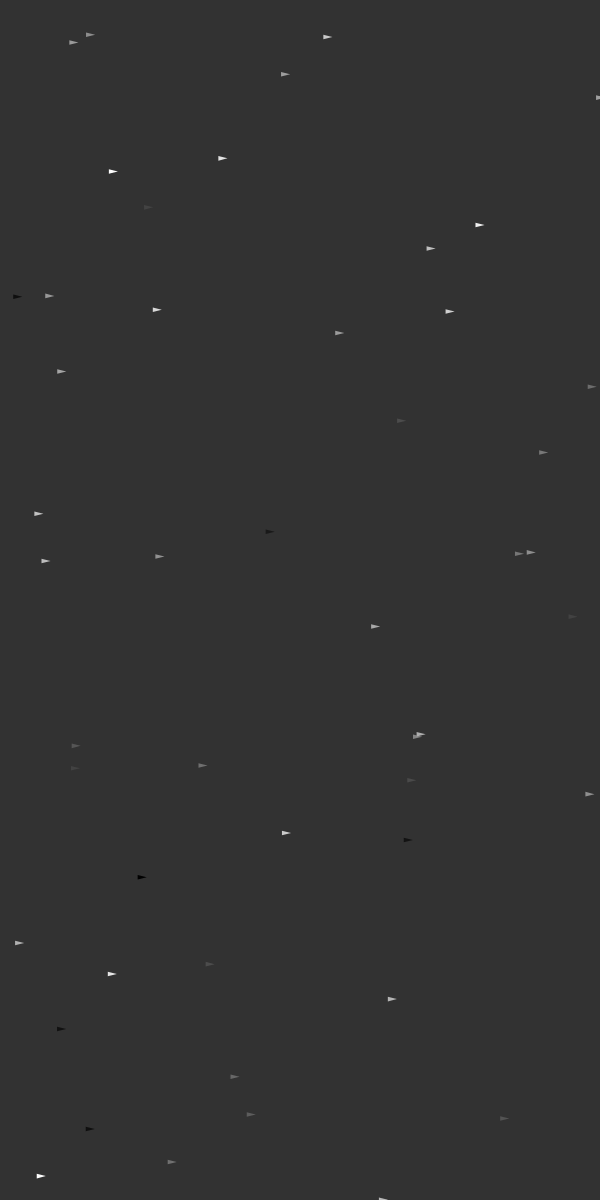
Frame 1 (no input)
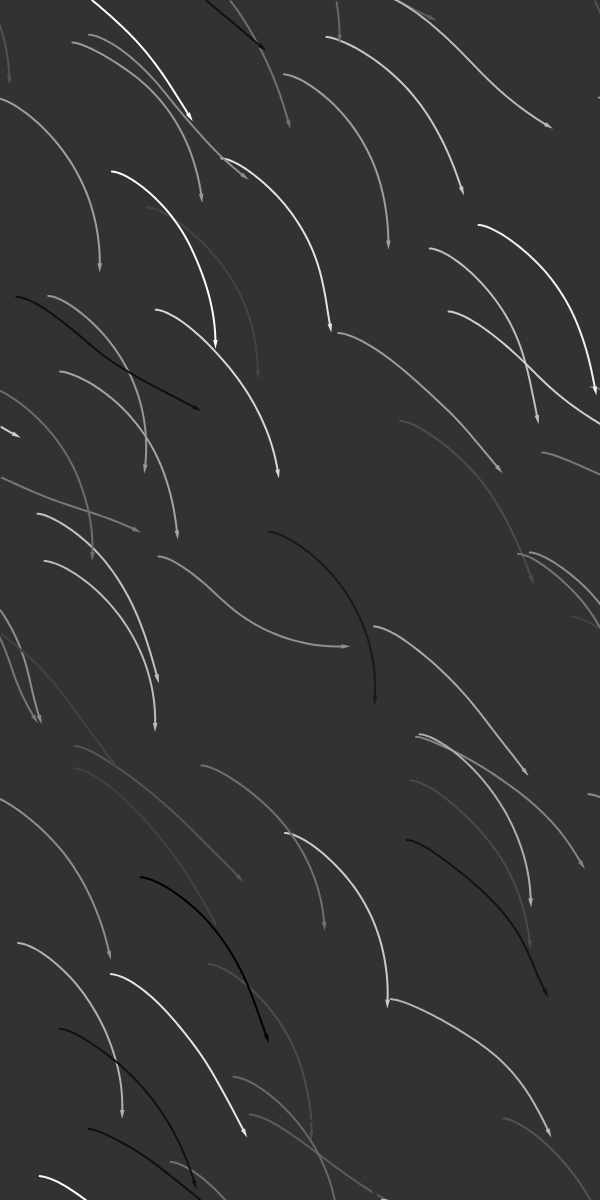
Frame 60 (no input)
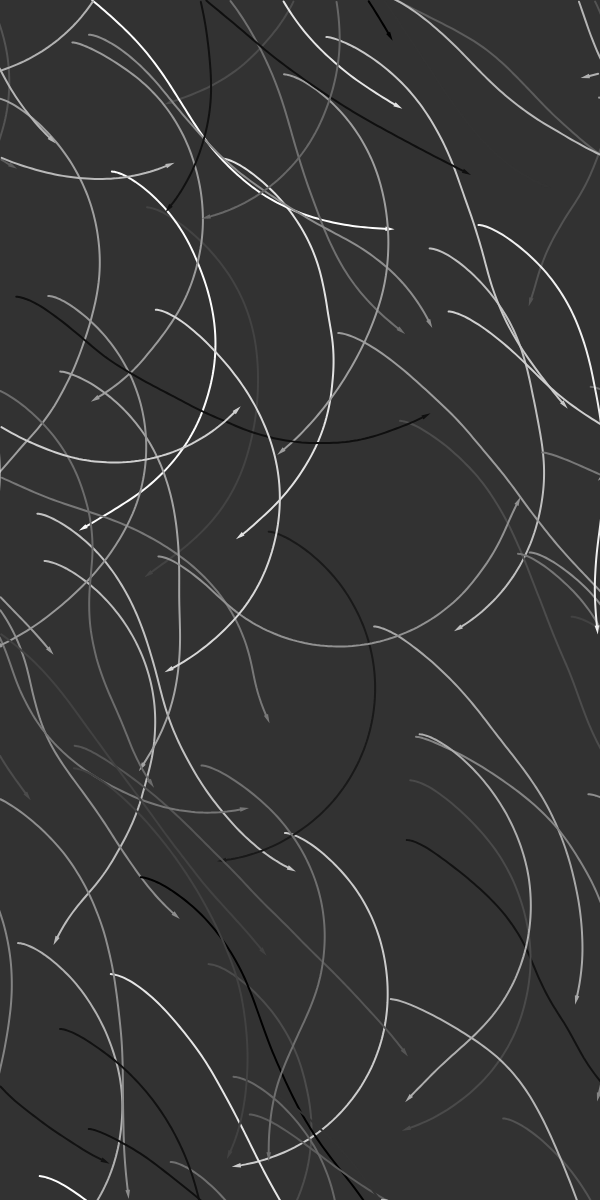
Frame 120 (the mouse pressed at the canvas centre since frame 60)

The p5.js sketch that drew these frames (run headless with seeded random() and noise() and a simulated clock; from frame 60 on, the mouse is pressed at the canvas centre):

// p5.js sketch
// ── sketch.js
let walkers =[];

function setup() {
  createCanvas(600, 1200);

  for(let i =0; i < 50; i++){
walkers.push(new Walker());
  }
  
  background(50);
}

function draw() {
  background(50);
  for(let walker of walkers){  
  walker.update();
  walker.wander()  
  walker.borders()
  walker.display();


  }
  
}
// ── walker.js
class Walker {
    constructor() {
      this.pos = createVector(random(width), random(height));
      this.vel= createVector(1, 0)
      this.acc = createVector(0, 0)
      this.maxSpeed = 4
      this.maxForce= 0.2
      // this.prev = this.pos.copy();
      // this.step;
      this.r = 1
      this.color = color(random(255));
      this.wanderTheta = PI/2
      this.size = 2

      this.currentPath = []
      this.paths = [this.currentPath]
    }
  
    display() {
      stroke(this.color);
      strokeWeight(2);
      fill(255)
      push()
      // if (this.r < 1) {
      //   strokeWeight(0);
      // } else {
      //   strokeWeight(10);        
      // }

      // line(this.pos.x, this.pos.y, this.prev.x, this.prev.y);
      translate(this.pos.x, this.pos.y)
      rotate(this.vel.heading())
      triangle(-this.size,-this.size/2,-this.size,this.size/2,this.size,0)
      pop()


      for (let path of this.paths){
        beginShape()
        noFill()
        for(let v of path) {
          vertex(v.x, v.y)
          // ellipse(v.x, v.y, random(50))
        }
        endShape()
      }

    }

    wander() {
      let wanderPoint = this.vel.copy()
      wanderPoint.setMag(100)
      wanderPoint.add(this.pos)      

      let wanderRadius = 50      

      let theta = this.wanderTheta + this.vel.heading()
      let x = wanderRadius * cos(theta)
      let y = wanderRadius * sin(theta)
      wanderPoint.add(x,y)
      

      let steer = wanderPoint.sub(this.pos)
      steer.setMag(this.maxForce)
      this.applyForce(steer)

      let displaceRange = 0.3
      this.wanderTheta += random(-displaceRange, displaceRange)

    }
  
    update() {
      //Random walk with levy flight
      // this.prev.set(this.pos);
      // this.step = p5.Vector.random2D();
      // this.r = random(100);  

      // if (this.r < 1) {
      //   this.step.mult(random(25, 100));
      // } else {
      
      //   this.step.setMag(10);
      // }  
      // this.pos.add(this.step);


      // random wander with vectors
      this.vel.add(this.acc)
      this.vel.limit(this.maxSpeed)
      this.pos.add(this.vel)
      this.acc.set(0,0)

      this.currentPath.push(this.pos.copy())


      // Constrain the walker to stay within the canvas


    // this.pos.x = constrain(this.pos.x, 0, width - 1);
    // this.pos.y = constrain(this.pos.y, 0, height - 1);
    }

    borders(){
      let hitEdge = false      
      if(this.pos.x < -this.size){
        this.pos.x = width +this.size
        hitEdge = true
      }
      if(this.pos.y < -this.size){
        this.pos.y = height + this.size
        hitEdge = true
      }
      if(this.pos.x > width + this.size){
        this.pos.x = -this.size
        hitEdge = true
      }
      if(this.pos.y > height + this.size){
        this.pos.y = -this.size
        hitEdge = true
      }
      
      if (hitEdge){
      this.currentPath = []
      this.paths.push(this.currentPath)
    }
    }

    

    applyForce(force){
      this.acc.add(force)
    }
  }
  
